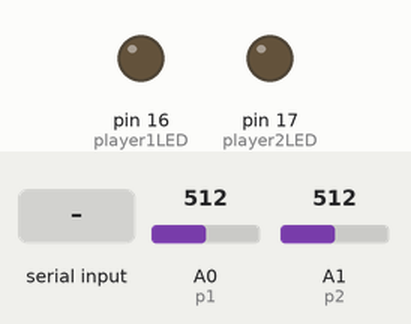
The sketch below on a simulated Arduino Uno, built with avr-gcc and run on an emulated ATmega328P. Parts: output pins drawn as LEDs (lit = HIGH). The inputs (shaded band) are chosen by the test bench; at power-on: A0 (p1) = 512, A1 (p2) = 512. What the sketch prints to the serial monitor is not drawn.

Above: at 1.2 s.
1.3 s: "A\n" received over Serial
At 2.5 s:
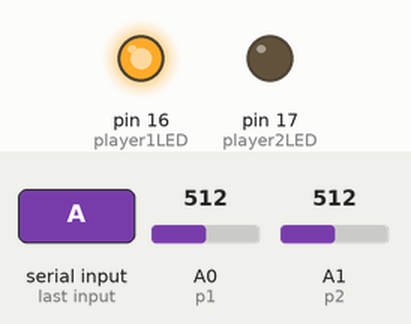
2.8 s: "B\n" received over Serial
At 3.7 s:
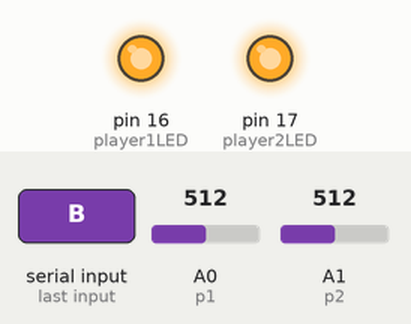
4.3 s: "a\n" received over Serial
At 5.2 s:
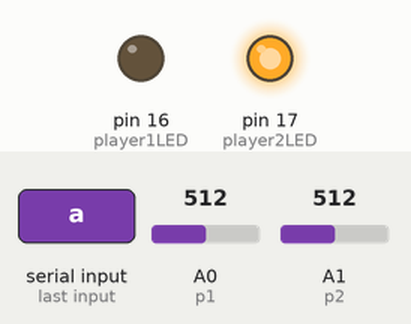
Timing chart, 0 to 7.3 s (numbered marks = the images above; inputs shaded):
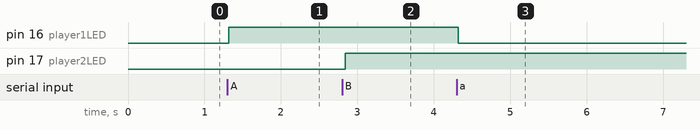

The sketch:

ArduinoPotentiometerController.ino
```cpp
#include <Thread.h>
const int p1 = A0;
const int p2 = A1;
const int player1LED = 16;
const int player2LED = 17;
int pot1Val = 0;
int pot2Val = 0;
String data;
Thread p1LED = Thread();
Thread p2LED = Thread();


void flashP1LED();
void flashP2LED();
void signal();


void setup() {
  Serial.begin(9600);
  pinMode(player1LED, OUTPUT);
  pinMode(player2LED, OUTPUT);

  p1LED.onRun(flashP1LED);
  p1LED.setInterval(10);
  p1LED.enabled = false;

  p2LED.onRun(flashP2LED);
  p2LED.setInterval(10);
  p2LED.enabled = false;
}

void loop() {

  pot1Val = analogRead(p1);
  pot2Val = analogRead(p2);

  Serial.print(pot1Val);
  Serial.print(",");
  Serial.print(pot2Val);
  Serial.println();


  if (Serial.available() > 0) {
    data = Serial.readStringUntil('\n');
    Serial.println(data);
    if (data.equals("A"))
      p1LED.enabled = true;
    else if (data.equals("a"))
      p1LED.enabled = false;
    else if (data.equals("B"))
      p2LED.enabled = true;
    else if (data.equals("b"))
      p2LED.enabled = false;

    p1LED.run();
    p2LED.run();
    Serial.flush();
  }

  delay(50);
}

/**
 * Turns P1 LED ON/OFF based on the p1LED thread function being enabled or not
 * @return void
*/
void flashP1LED() {
  digitalWrite(player1LED, p1LED.enabled);
}

/**
 * Turns P2 LED ON/OFF based on the p2LED thread function being enabled or not
 * @return void
*/
void flashP2LED() {
  digitalWrite(player2LED, p2LED.enabled);
}
```

Measured:
- after the input at 1.3 s, pin 16 (player1LED): LOW → HIGH at once
- after the input at 2.8 s, pin 17 (player2LED): LOW → HIGH after 0.05 s
- after the input at 4.3 s, pin 16 (player1LED): HIGH → LOW at once
